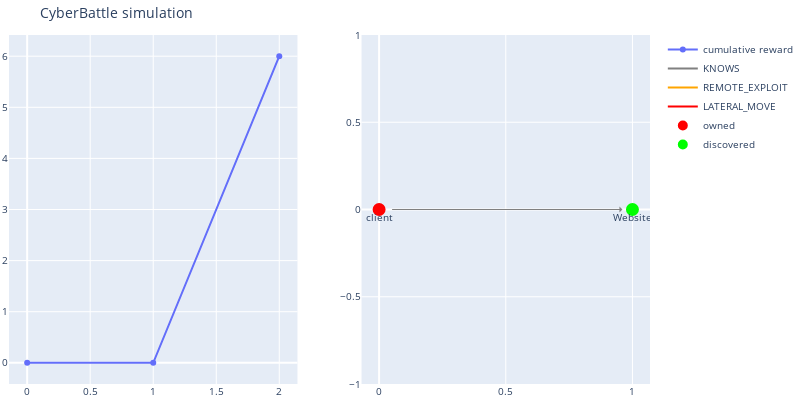
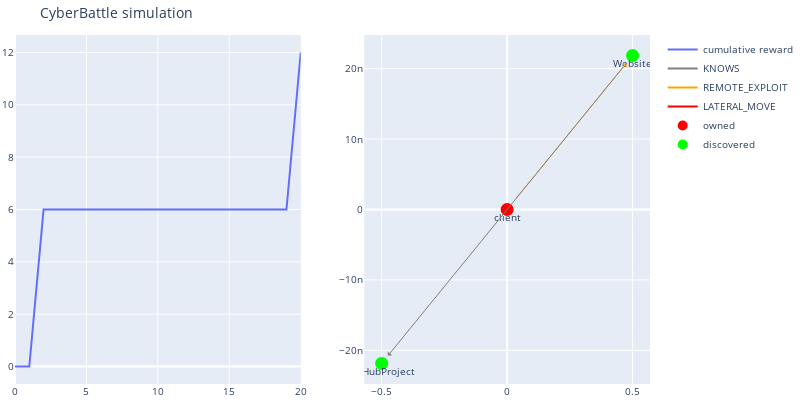
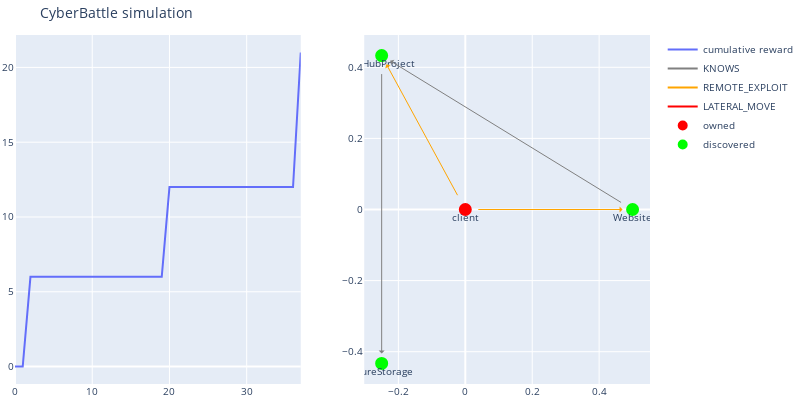
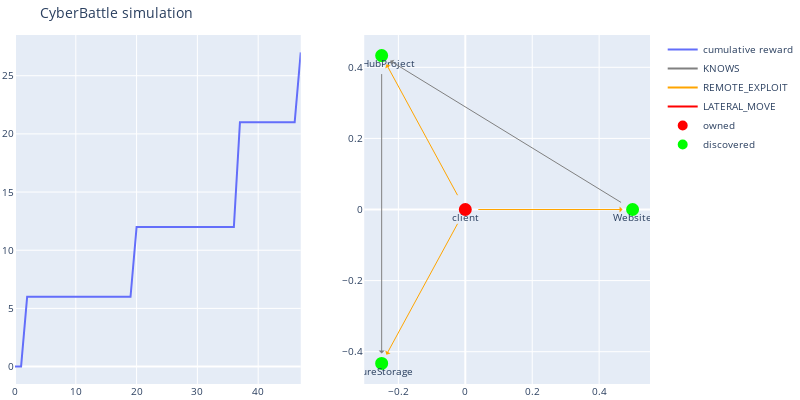

The code cell stored with these charts, in order, in its notebook:
### Markdown cell above
## A random agent

### Code cell
for i_episode in range(1):
    observation = gym_env.reset()

    total_reward = 0

    for t in range(5600):
        action = gym_env.sample_valid_action()

        observation, reward, done, info = gym_env.step(action)
        
        total_reward += reward
        
        if reward>0:
            print('####### rewarded action: {action}')
            print(f'total_reward={total_reward} reward={reward}')
            gym_env.render()
    
        if done:
            print("Episode finished after {} timesteps".format(t+1))
            break

    gym_env.render()

gym_env.close()
print("simulation ended")

### Figure 1 — Plotly figure (JSON) as saved in the notebook; plotly's stock layout.template omitted (floating-point values rounded to 4 significant figures)
{"data": [{"name": "cumulative reward", "type": "scatter", "xaxis": "x", "y": [0, 0, 6], "yaxis": "y"}, {"line": {"color": "gray"}, "mode": "lines", "name": "KNOWS", "type": "scatter", "x": [0], "xaxis": "x2", "y": [0], "yaxis": "y2"}, {"line": {"color": "orange"}, "mode": "lines", "name": "REMOTE_EXPLOIT", "type": "scatter", "x": [0], "xaxis": "x2", "y": [0], "yaxis": "y2"}, {"line": {"color": "red"}, "mode": "lines", "name": "LATERAL_MOVE", "type": "scatter", "x": [0], "xaxis": "x2", "y": [0], "yaxis": "y2"}, {"hoverinfo": "text", "marker": {"color": "#D32F2E", "line": {"color": "rgb(255,0,0)", "width": 8}, "size": 5, "symbol": "circle-dot"}, "mode": "markers+text", "name": "owned", "text": ["client"], "textposition": "bottom center", "type": "scatter", "x": [0], "xaxis": "x2", "y": [0], "yaxis": "y2"}, {"hoverinfo": "text", "marker": {"color": "#0e9d00", "line": {"color": "rgb(0,255,0)", "width": 8}, "size": 5, "symbol": "circle-dot"}, "mode": "markers+text", "name": "discovered", "text": ["Website"], "textposition": "bottom center", "type": "scatter", "x": [1], "xaxis": "x2", "y": [0], "yaxis": "y2"}], "layout": {"annotations": [{"align": "center", "arrowcolor": "gray", "arrowhead": 1, "arrowsize": 1, "arrowwidth": 1, "ax": 0, "axref": "x2", "ay": 0, "ayref": "y2", "hovertext": "KNOWS", "opacity": 1, "showarrow": true, "standoff": 10, "startstandoff": 10, "x": 1, "xref": "x2", "y": 0, "yref": "y2"}], "autosize": false, "font": {"size": 10}, "height": 400, "hovermode": "closest", "margin": {"b": 15, "l": 2, "r": 2, "t": 35}, "showlegend": true, "title": {"text": "CyberBattle simulation"}, "width": 800, "xaxis": {"anchor": "y", "domain": [0, 0.45]}, "xaxis2": {"anchor": "y2", "domain": [0.55, 1]}, "yaxis": {"anchor": "x", "domain": [0, 1]}, "yaxis2": {"anchor": "x2", "domain": [0, 1]}}}

### Figure 2 — Plotly figure (JSON) as saved in the notebook; plotly's stock layout.template omitted (floating-point values rounded to 4 significant figures)
{"data": [{"name": "cumulative reward", "type": "scatter", "xaxis": "x", "y": [0, 0, 6, 6, 6, 6, 6, 6, 6, 6, 6, 6, 6, 6, 6, 6, 6, 6, 6, 6, 12], "yaxis": "y"}, {"line": {"color": "gray"}, "mode": "lines", "name": "KNOWS", "type": "scatter", "x": [0], "xaxis": "x2", "y": [0], "yaxis": "y2"}, {"line": {"color": "orange"}, "mode": "lines", "name": "REMOTE_EXPLOIT", "type": "scatter", "x": [0], "xaxis": "x2", "y": [0], "yaxis": "y2"}, {"line": {"color": "red"}, "mode": "lines", "name": "LATERAL_MOVE", "type": "scatter", "x": [0], "xaxis": "x2", "y": [0], "yaxis": "y2"}, {"hoverinfo": "text", "marker": {"color": "#D32F2E", "line": {"color": "rgb(255,0,0)", "width": 8}, "size": 5, "symbol": "circle-dot"}, "mode": "markers+text", "name": "owned", "text": ["client"], "textposition": "bottom center", "type": "scatter", "x": [0], "xaxis": "x2", "y": [0], "yaxis": "y2"}, {"hoverinfo": "text", "marker": {"color": "#0e9d00", "line": {"color": "rgb(0,255,0)", "width": 8}, "size": 5, "symbol": "circle-dot"}, "mode": "markers+text", "name": "discovered", "text": ["Website", "GitHubProject"], "textposition": "bottom center", "type": "scatter", "x": [0.5, -0.5], "xaxis": "x2", "y": [2.186e-08, -2.186e-08], "yaxis": "y2"}], "layout": {"annotations": [{"align": "center", "arrowcolor": "orange", "arrowhead": 1, "arrowsize": 1, "arrowwidth": 1, "ax": 0, "axref": "x2", "ay": 0, "ayref": "y2", "hovertext": "REMOTE_EXPLOIT", "opacity": 1, "showarrow": true, "standoff": 10, "startstandoff": 10, "x": 0.5, "xref": "x2", "y": 2.186e-08, "yref": "y2"}, {"align": "center", "arrowcolor": "gray", "arrowhead": 1, "arrowsize": 1, "arrowwidth": 1, "ax": 0.5, "axref": "x2", "ay": 2.186e-08, "ayref": "y2", "hovertext": "KNOWS", "opacity": 1, "showarrow": true, "standoff": 10, "startstandoff": 10, "x": -0.5, "xref": "x2", "y": -2.186e-08, "yref": "y2"}], "autosize": false, "font": {"size": 10}, "height": 400, "hovermode": "closest", "margin": {"b": 15, "l": 2, "r": 2, "t": 35}, "showlegend": true, "title": {"text": "CyberBattle simulation"}, "width": 800, "xaxis": {"anchor": "y", "domain": [0, 0.45]}, "xaxis2": {"anchor": "y2", "domain": [0.55, 1]}, "yaxis": {"anchor": "x", "domain": [0, 1]}, "yaxis2": {"anchor": "x2", "domain": [0, 1]}}}

### Figure 3 — Plotly figure (JSON) as saved in the notebook; plotly's stock layout.template omitted (floating-point values rounded to 4 significant figures)
{"data": [{"name": "cumulative reward", "type": "scatter", "xaxis": "x", "y": [0, 0, 6, 6, 6, 6, 6, 6, 6, 6, 6, 6, 6, 6, 6, 6, 6, 6, 6, 6, 12, 12, 12, 12, 12, 12, 12, 12, 12, 12, 12, 12, 12, 12, 12, 12, 12, 21], "yaxis": "y"}, {"line": {"color": "gray"}, "mode": "lines", "name": "KNOWS", "type": "scatter", "x": [0], "xaxis": "x2", "y": [0], "yaxis": "y2"}, {"line": {"color": "orange"}, "mode": "lines", "name": "REMOTE_EXPLOIT", "type": "scatter", "x": [0], "xaxis": "x2", "y": [0], "yaxis": "y2"}, {"line": {"color": "red"}, "mode": "lines", "name": "LATERAL_MOVE", "type": "scatter", "x": [0], "xaxis": "x2", "y": [0], "yaxis": "y2"}, {"hoverinfo": "text", "marker": {"color": "#D32F2E", "line": {"color": "rgb(255,0,0)", "width": 8}, "size": 5, "symbol": "circle-dot"}, "mode": "markers+text", "name": "owned", "text": ["client"], "textposition": "bottom center", "type": "scatter", "x": [0], "xaxis": "x2", "y": [0], "yaxis": "y2"}, {"hoverinfo": "text", "marker": {"color": "#0e9d00", "line": {"color": "rgb(0,255,0)", "width": 8}, "size": 5, "symbol": "circle-dot"}, "mode": "markers+text", "name": "discovered", "text": ["Website", "GitHubProject", "AzureStorage"], "textposition": "bottom center", "type": "scatter", "x": [0.5, -0.25, -0.25], "xaxis": "x2", "y": [9.934e-09, 0.433, -0.433], "yaxis": "y2"}], "layout": {"annotations": [{"align": "center", "arrowcolor": "gray", "arrowhead": 1, "arrowsize": 1, "arrowwidth": 1, "ax": -0.25, "axref": "x2", "ay": 0.433, "ayref": "y2", "hovertext": "KNOWS", "opacity": 1, "showarrow": true, "standoff": 10, "startstandoff": 10, "x": -0.25, "xref": "x2", "y": -0.433, "yref": "y2"}, {"align": "center", "arrowcolor": "orange", "arrowhead": 1, "arrowsize": 1, "arrowwidth": 1, "ax": 0, "axref": "x2", "ay": 0, "ayref": "y2", "hovertext": "REMOTE_EXPLOIT", "opacity": 1, "showarrow": true, "standoff": 10, "startstandoff": 10, "x": 0.5, "xref": "x2", "y": 9.934e-09, "yref": "y2"}, {"align": "center", "arrowcolor": "orange", "arrowhead": 1, "arrowsize": 1, "arrowwidth": 1, "ax": 0, "axref": "x2", "ay": 0, "ayref": "y2", "hovertext": "REMOTE_EXPLOIT", "opacity": 1, "showarrow": true, "standoff": 10, "startstandoff": 10, "x": -0.25, "xref": "x2", "y": 0.433, "yref": "y2"}, {"align": "center", "arrowcolor": "gray", "arrowhead": 1, "arrowsize": 1, "arrowwidth": 1, "ax": 0.5, "axref": "x2", "ay": 9.934e-09, "ayref": "y2", "hovertext": "KNOWS", "opacity": 1, "showarrow": true, "standoff": 10, "startstandoff": 10, "x": -0.25, "xref": "x2", "y": 0.433, "yref": "y2"}], "autosize": false, "font": {"size": 10}, "height": 400, "hovermode": "closest", "margin": {"b": 15, "l": 2, "r": 2, "t": 35}, "showlegend": true, "title": {"text": "CyberBattle simulation"}, "width": 800, "xaxis": {"anchor": "y", "domain": [0, 0.45]}, "xaxis2": {"anchor": "y2", "domain": [0.55, 1]}, "yaxis": {"anchor": "x", "domain": [0, 1]}, "yaxis2": {"anchor": "x2", "domain": [0, 1]}}}

### Figure 4 — Plotly figure (JSON) as saved in the notebook; plotly's stock layout.template omitted (floating-point values rounded to 4 significant figures)
{"data": [{"name": "cumulative reward", "type": "scatter", "xaxis": "x", "y": [0, 0, 6, 6, 6, 6, 6, 6, 6, 6, 6, 6, 6, 6, 6, 6, 6, 6, 6, 6, 12, 12, 12, 12, 12, 12, 12, 12, 12, 12, 12, 12, 12, 12, 12, 12, 12, 21, 21, 21, 21, 21, 21, 21, 21, 21, 21, 27], "yaxis": "y"}, {"line": {"color": "gray"}, "mode": "lines", "name": "KNOWS", "type": "scatter", "x": [0], "xaxis": "x2", "y": [0], "yaxis": "y2"}, {"line": {"color": "orange"}, "mode": "lines", "name": "REMOTE_EXPLOIT", "type": "scatter", "x": [0], "xaxis": "x2", "y": [0], "yaxis": "y2"}, {"line": {"color": "red"}, "mode": "lines", "name": "LATERAL_MOVE", "type": "scatter", "x": [0], "xaxis": "x2", "y": [0], "yaxis": "y2"}, {"hoverinfo": "text", "marker": {"color": "#D32F2E", "line": {"color": "rgb(255,0,0)", "width": 8}, "size": 5, "symbol": "circle-dot"}, "mode": "markers+text", "name": "owned", "text": ["client"], "textposition": "bottom center", "type": "scatter", "x": [0], "xaxis": "x2", "y": [0], "yaxis": "y2"}, {"hoverinfo": "text", "marker": {"color": "#0e9d00", "line": {"color": "rgb(0,255,0)", "width": 8}, "size": 5, "symbol": "circle-dot"}, "mode": "markers+text", "name": "discovered", "text": ["Website", "GitHubProject", "AzureStorage"], "textposition": "bottom center", "type": "scatter", "x": [0.5, -0.25, -0.25], "xaxis": "x2", "y": [9.934e-09, 0.433, -0.433], "yaxis": "y2"}], "layout": {"annotations": [{"align": "center", "arrowcolor": "gray", "arrowhead": 1, "arrowsize": 1, "arrowwidth": 1, "ax": -0.25, "axref": "x2", "ay": 0.433, "ayref": "y2", "hovertext": "KNOWS", "opacity": 1, "showarrow": true, "standoff": 10, "startstandoff": 10, "x": -0.25, "xref": "x2", "y": -0.433, "yref": "y2"}, {"align": "center", "arrowcolor": "orange", "arrowhead": 1, "arrowsize": 1, "arrowwidth": 1, "ax": 0, "axref": "x2", "ay": 0, "ayref": "y2", "hovertext": "REMOTE_EXPLOIT", "opacity": 1, "showarrow": true, "standoff": 10, "startstandoff": 10, "x": 0.5, "xref": "x2", "y": 9.934e-09, "yref": "y2"}, {"align": "center", "arrowcolor": "orange", "arrowhead": 1, "arrowsize": 1, "arrowwidth": 1, "ax": 0, "axref": "x2", "ay": 0, "ayref": "y2", "hovertext": "REMOTE_EXPLOIT", "opacity": 1, "showarrow": true, "standoff": 10, "startstandoff": 10, "x": -0.25, "xref": "x2", "y": 0.433, "yref": "y2"}, {"align": "center", "arrowcolor": "orange", "arrowhead": 1, "arrowsize": 1, "arrowwidth": 1, "ax": 0, "axref": "x2", "ay": 0, "ayref": "y2", "hovertext": "REMOTE_EXPLOIT", "opacity": 1, "showarrow": true, "standoff": 10, "startstandoff": 10, "x": -0.25, "xref": "x2", "y": -0.433, "yref": "y2"}, {"align": "center", "arrowcolor": "gray", "arrowhead": 1, "arrowsize": 1, "arrowwidth": 1, "ax": 0.5, "axref": "x2", "ay": 9.934e-09, "ayref": "y2", "hovertext": "KNOWS", "opacity": 1, "showarrow": true, "standoff": 10, "startstandoff": 10, "x": -0.25, "xref": "x2", "y": 0.433, "yref": "y2"}], "autosize": false, "font": {"size": 10}, "height": 400, "hovermode": "closest", "margin": {"b": 15, "l": 2, "r": 2, "t": 35}, "showlegend": true, "title": {"text": "CyberBattle simulation"}, "width": 800, "xaxis": {"anchor": "y", "domain": [0, 0.45]}, "xaxis2": {"anchor": "y2", "domain": [0.55, 1]}, "yaxis": {"anchor": "x", "domain": [0, 1]}, "yaxis2": {"anchor": "x2", "domain": [0, 1]}}}
